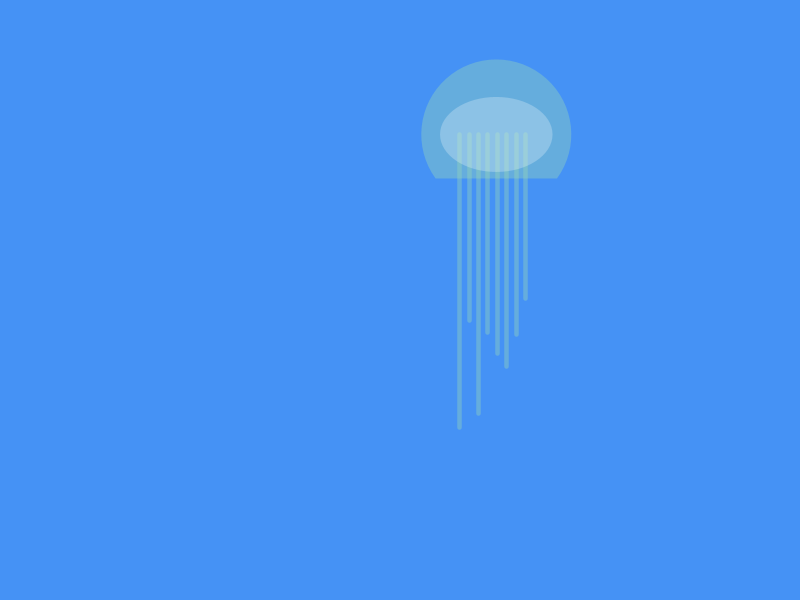
Frame 1 (no input)
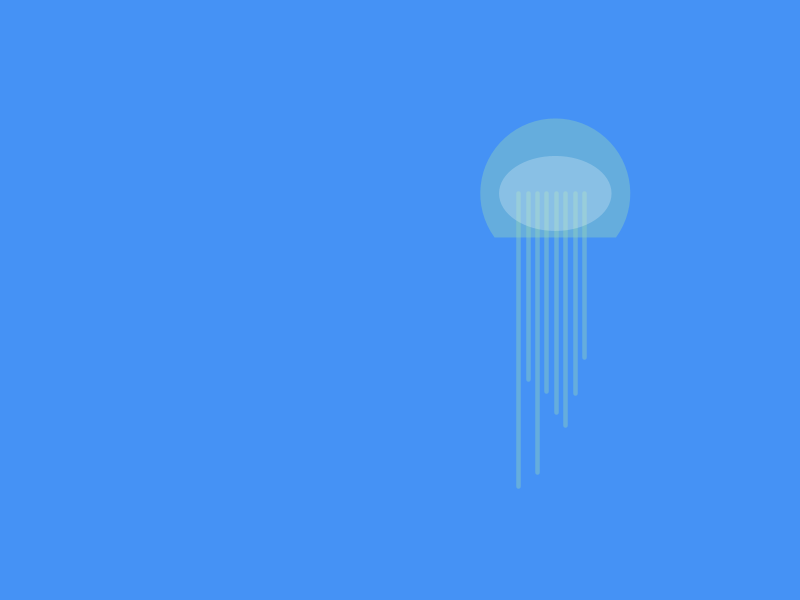
Frame 60 (the mouse pressed at the canvas centre just before this capture)
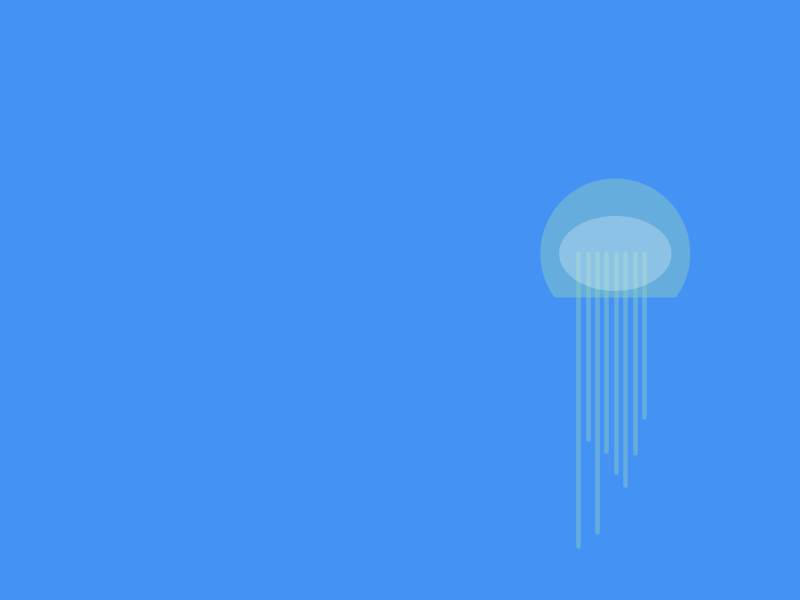
Frame 120 (the mouse held since frame 60 and released just before this capture)

The Processing sketch that drew these frames (run headless with seeded random() and noise(); from frame 60 on, the mouse is pressed at the canvas centre):

// Processing sketch: Jellyfish
// ── Jellyfish.pde
ZShenThingy ZSFish;    // An instance of DKumarThingy will be called DKFish
float SIZE;        // The SIZE of the instance that will be created

void setup() {
  size(800, 600);
  //size(1200, 900);

  smooth();
  SIZE =15;
  ZSFish = new ZShenThingy(SIZE);  // Create an instance with size, SIZE
} // end of setup

void draw() {

  // the creature moves
  ZSFish.move();

  // display the creature
  ZSFish.display();
} // end of draw


class ZShenThingy {  // Definition of the creature DKumarThingy
  float rBell;
  float lTentacle;
  float x, y;
  float startAngle, endAngle;
  float interval;
  FloatList lTentacles = new FloatList();
  int xMove = 1, yMove = 1;
  float lightNoise = 5;

  ZShenThingy(float _size) {
    rBell = _size * 5;
    lTentacle = _size * 20;
    x = random(rBell, width - rBell);
    y = random(rBell, height - lTentacle);
    startAngle = PI * 8 / 10;
    endAngle = PI * 22 / 10;
    interval = rBell / 8;
    for (float i = x + cos (startAngle) * rBell * 0.6; 
    i <= x + cos(endAngle) * rBell * 0.6; i += interval) {
      lTentacles.append(random(lTentacle * 0.5, lTentacle));
    }
  }

  void display() {
    background(#4592F5);
    noStroke();
    fill(#96D6B7, 100);
    arc(x, y, 2 * rBell, 2 * rBell, startAngle, endAngle, CHORD);

    stroke(#96D6B7, 100);
    strokeWeight(SIZE * 0.3);
    int counter = 0;
    for (float i = x + cos (startAngle) * rBell * 0.6; 
    i <= x + cos(endAngle) * rBell * 0.6; i += interval, counter++) {
      line(i, y, i, y + lTentacles.get(counter));
    } // for

      lighting();
  } // display()

  void move() {
    if (x >= width - rBell || x <= rBell) xMove*=-1;
    if (y >= height - lTentacles.max() || y <= rBell) yMove*=-1;
    x += xMove;
    y += yMove;
  }// move()

  void lighting() {
    noStroke();
    fill(255, map(noise(lightNoise), 0, 1, 30, 150));
    ellipse(x, y, rBell * 1.5, rBell * 1);

    lightNoise += 0.005;
  } // lighting()
}// end of class ZShenThingy
